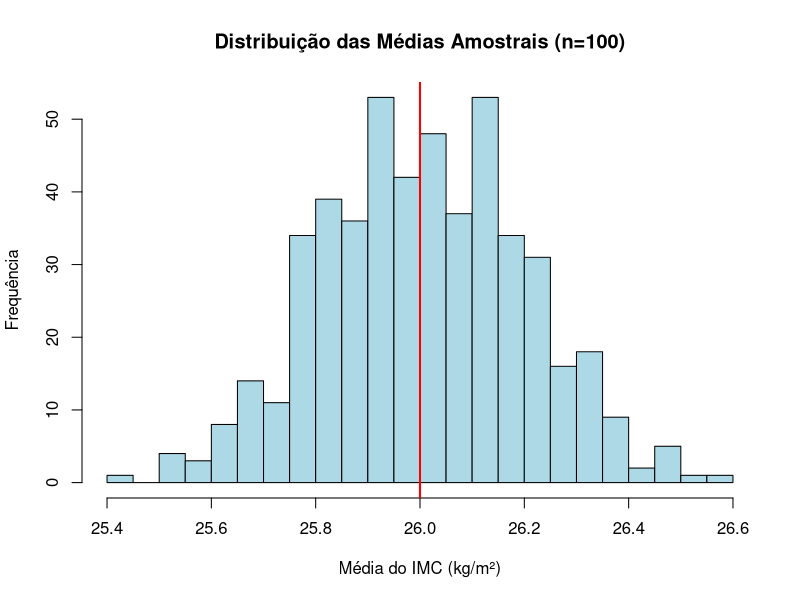
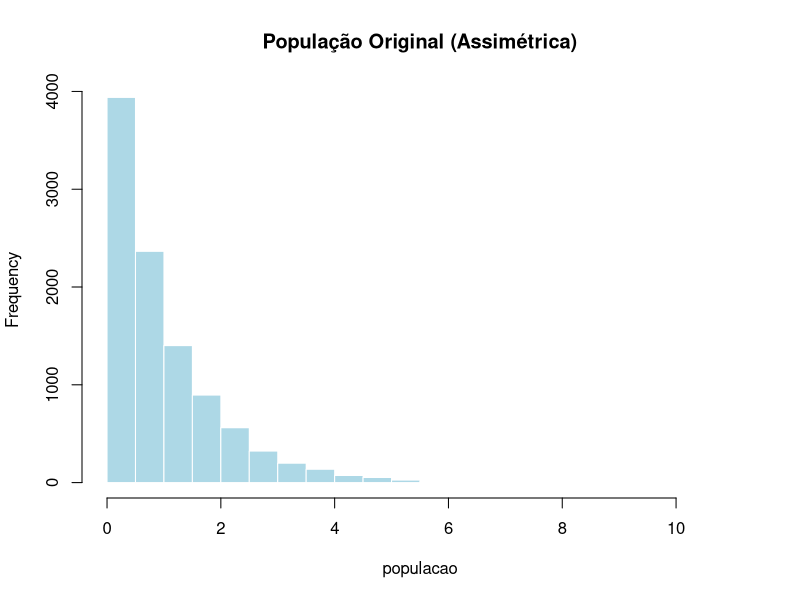
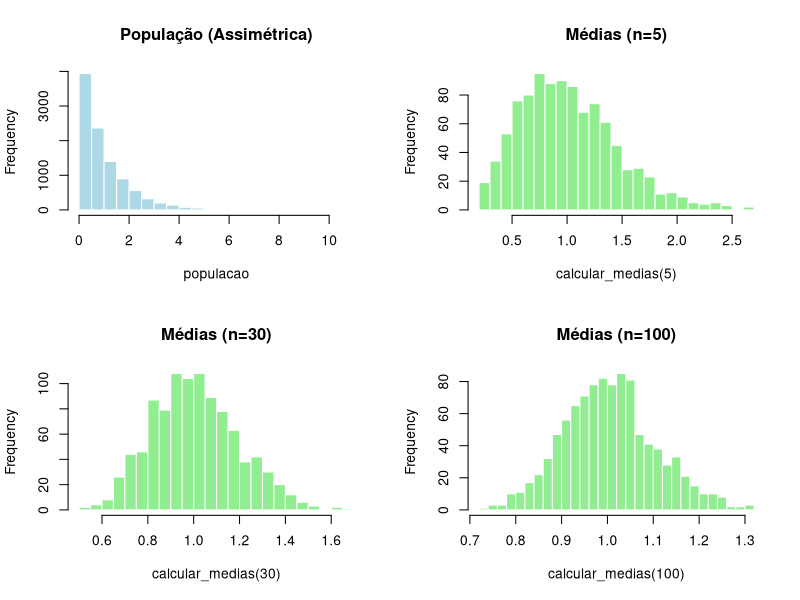
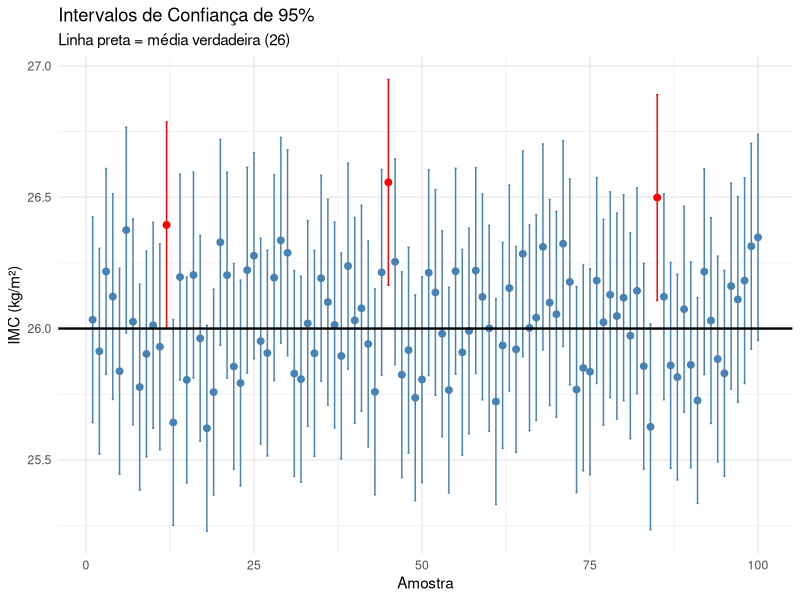
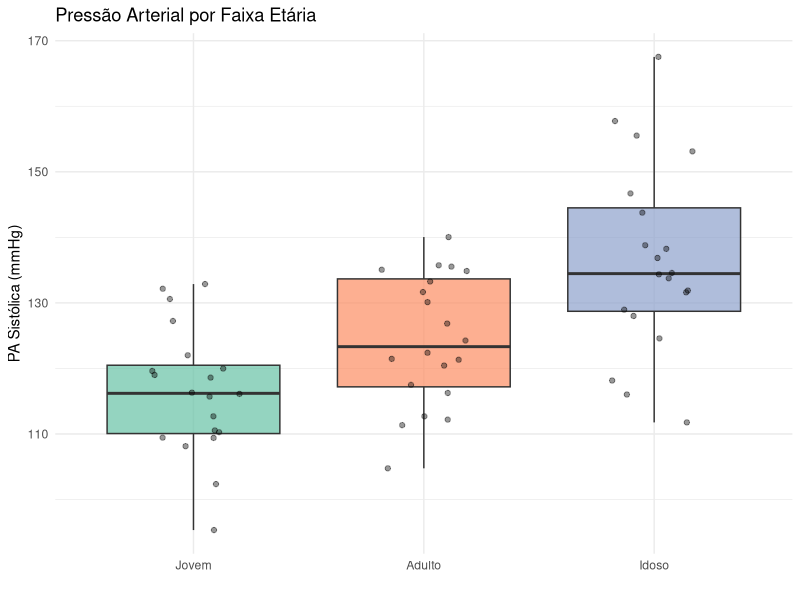

Source code (R) for these figures, in order:
# =============================================================================
# MÓDULO 3 - AULA 1: Inferência Estatística
# Atividades Complementares
# Curso: Introdução à Análise de Dados para Pesquisa no SUS
# =============================================================================
#
# ATENÇÃO: Este módulo é mais avançado que os anteriores!
# Execute o código linha por linha e leia os comentários com atenção.
# Em caso de dúvidas, consulte o gabarito ou o fórum do curso.
#
# =============================================================================


# -----------------------------------------------------------------------------
# CONFIGURAÇÃO INICIAL
# -----------------------------------------------------------------------------

# Se necessário, defina o diretório de trabalho:
# setwd("C:/caminho/para/pasta/do/curso")  # Windows
# setwd("/home/usuario/pasta/do/curso")    # Linux/Mac

# Verificar o diretório atual
getwd()


# -----------------------------------------------------------------------------
# PACOTES NECESSÁRIOS
# -----------------------------------------------------------------------------

# Se ainda não instalou, remova o # e execute:
# install.packages("tidyverse")

# Carregar o pacote
library(tidyverse)


# =============================================================================
# ATIVIDADE 1: Teorema Central do Limite (TCL)
# =============================================================================
#
# O QUE É O TCL?
# ---------------
# O Teorema Central do Limite é uma das ideias mais importantes da estatística.
# Ele diz que: se você pegar MUITAS amostras de uma população e calcular a 
# MÉDIA de cada amostra, essas médias vão formar uma distribuição normal
# (formato de sino), MESMO QUE a população original não seja normal!
#
# POR QUE ISSO IMPORTA?
# ---------------------
# Isso permite usar a distribuição normal para fazer inferências sobre
# médias populacionais, o que é a base dos testes estatísticos.
#
# =============================================================================


# -----------------------------------------------------------------------------
# O QUE É set.seed()?
# -----------------------------------------------------------------------------
# Quando usamos funções que geram números "aleatórios" (como rnorm, sample),
# o computador precisa de um ponto de partida. Esse ponto é a "semente" (seed).
#
# set.seed() fixa esse ponto de partida. Resultado:
#   - Seu histograma será igual ao do gabarito
#   - Suas estatísticas serão iguais às do gabarito
#   - Você pode reproduzir os resultados sempre que quiser
#
# IMPORTANTE: Ao executar set.seed(), nada aparece no console. Isso é normal!
# O efeito aparece nos resultados das funções que vêm DEPOIS dele.
# -----------------------------------------------------------------------------

set.seed(123456)


# -----------------------------------------------------------------------------
# PARÂMETROS DA SIMULAÇÃO
# -----------------------------------------------------------------------------

# Vamos simular uma população de pessoas e seu IMC (Índice de Massa Corporal)
# Imaginemos que CONHECEMOS os valores verdadeiros da população:

media_populacional <- 26    # A média REAL do IMC na população é 26 kg/m²
desvio_populacional <- 2    # O desvio-padrão REAL é 2 kg/m²

# Na prática, nunca conhecemos esses valores! Por isso fazemos inferência.
# Aqui vamos simular para MOSTRAR como a inferência funciona.

K <- 500   # Vamos coletar 500 amostras diferentes
n <- 100   # Cada amostra terá 100 pessoas


# -----------------------------------------------------------------------------
# SIMULAÇÃO: Coletando 500 amostras e calculando a média de cada uma
# -----------------------------------------------------------------------------

# O que esta linha faz, passo a passo:
#
# 1. rnorm(n, media_populacional, desvio_populacional)
#    → Gera n=100 valores simulando IMC de 100 pessoas
#    → Esses valores seguem uma distribuição normal com média 26 e DP 2
#
# 2. mean(...)
#    → Calcula a média desses 100 valores (média de UMA amostra)
#
# 3. replicate(K, ...)
#    → Repete esse processo K=500 vezes
#    → Resultado: um vetor com 500 médias amostrais

medias_amostrais <- replicate(K, mean(rnorm(n, media_populacional, desvio_populacional)))

# Veja as primeiras 10 médias calculadas:
head(medias_amostrais, 10)

# Note que cada média é um pouco diferente, mas todas estão PERTO de 26


# -----------------------------------------------------------------------------
# VISUALIZAÇÃO: Histograma das médias amostrais
# -----------------------------------------------------------------------------

# Vamos ver como se distribuem essas 500 médias:

hist(medias_amostrais,                              # Dados para o histograma
     col = "lightblue",                             # Cor das barras
     main = "Distribuição das Médias Amostrais (n=100)",  # Título
     xlab = "Média do IMC (kg/m²)",                 # Rótulo do eixo X
     ylab = "Frequência",                           # Rótulo do eixo Y
     breaks = 30)                                   # Número de barras

# Adicionar linha vertical na média verdadeira (26)
abline(v = media_populacional, col = "red", lwd = 2)

# OBSERVE O RESULTADO:
# → O histograma tem formato de SINO (distribuição normal!)
# → Está centralizado em torno de 26 (a média verdadeira)
# → Este é o Teorema Central do Limite em ação!


# -----------------------------------------------------------------------------
# VERIFICAÇÃO NUMÉRICA
# -----------------------------------------------------------------------------

# Qual é a média das 500 médias amostrais?
mean(medias_amostrais)
# → Deve ser muito próximo de 26 (a média populacional)

# Qual é o desvio-padrão das médias amostrais? (chamamos de ERRO PADRÃO)
sd(medias_amostrais)

# Qual é o erro padrão TEÓRICO segundo a fórmula?
# Fórmula: Erro Padrão = σ / √n = desvio_populacional / raiz quadrada de n
desvio_populacional / sqrt(n)

# → Os dois valores devem ser muito próximos!
# → Isso confirma a fórmula do erro padrão


# -----------------------------------------------------------------------------
# ATIVIDADE 1.2: O que acontece com amostras PEQUENAS?
# -----------------------------------------------------------------------------

# Agora vamos usar uma população ASSIMÉTRICA (não normal)
# para mostrar que o TCL funciona mesmo assim!

set.seed(42)

# Criar uma população com distribuição exponencial (assimétrica)
# rexp() gera números com distribuição exponencial
populacao <- rexp(10000, rate = 1)

# Veja como essa população é assimétrica:
hist(populacao, breaks = 30, main = "População Original (Assimétrica)", 
     col = "lightblue", border = "white")
# → Note que tem uma "cauda" longa para a direita


# Função para calcular médias amostrais
# Esta função:
#   1. Pega uma amostra de tamanho 'tam_amostra' da população
#   2. Calcula a média dessa amostra
#   3. Repete isso 'n_amostras' vezes

calcular_medias <- function(tam_amostra, n_amostras = 1000) {
  replicate(n_amostras, mean(sample(populacao, tam_amostra)))
}


# Vamos comparar o que acontece com diferentes tamanhos de amostra:

# par(mfrow = c(2, 2)) divide a tela em 4 partes (2 linhas x 2 colunas)
par(mfrow = c(2, 2))

# Gráfico 1: A população original (assimétrica)
hist(populacao, breaks = 30, main = "População (Assimétrica)", 
     col = "lightblue", border = "white")

# Gráfico 2: Médias de amostras com n=5 (muito pequeno)
hist(calcular_medias(5), breaks = 30, main = "Médias (n=5)", 
     col = "lightgreen", border = "white")

# Gráfico 3: Médias de amostras com n=30
hist(calcular_medias(30), breaks = 30, main = "Médias (n=30)", 
     col = "lightgreen", border = "white")

# Gráfico 4: Médias de amostras com n=100
hist(calcular_medias(100), breaks = 30, main = "Médias (n=100)", 
     col = "lightgreen", border = "white")

# Voltar para 1 gráfico por tela
par(mfrow = c(1, 1))

# OBSERVE:
# → Com n=5: ainda assimétrico
# → Com n=30: já parece mais normal
# → Com n=100: praticamente normal!
#
# CONCLUSÃO: Quanto MAIOR o tamanho da amostra, mais a distribuição
# das médias se aproxima da normal (mesmo que a população seja assimétrica)


# =============================================================================
# ATIVIDADE 2: Intervalo de Confiança (IC)
# =============================================================================
#
# O QUE É INTERVALO DE CONFIANÇA?
# --------------------------------
# É uma faixa de valores que provavelmente contém o parâmetro da população.
#
# Exemplo: "IC 95% para a média de IMC: [25.6, 26.4]"
# Isso significa que temos 95% de confiança de que a média verdadeira
# está entre 25.6 e 26.4.
#
# INTERPRETAÇÃO CORRETA:
# Se coletássemos 100 amostras diferentes e calculássemos o IC de cada uma,
# aproximadamente 95 desses ICs conteriam a média verdadeira.
#
# INTERPRETAÇÃO ERRADA:
# "Há 95% de chance da média estar no intervalo" - isso está incorreto!
#
# =============================================================================


# -----------------------------------------------------------------------------
# CÁLCULO DO IC PARA CADA AMOSTRA
# -----------------------------------------------------------------------------

# Valor crítico para IC de 95%
# qnorm(0.975) retorna o valor z onde 97.5% da distribuição normal está abaixo
# Para IC 95%, usamos z = 1.96

z_95 <- qnorm(0.975)
z_95  # Deve ser aproximadamente 1.96

# Erro padrão (já calculamos antes)
erro_padrao <- desvio_populacional / sqrt(n)
erro_padrao


# Vamos calcular o IC para cada uma das 500 amostras
# Fórmula do IC: média ± z * erro_padrão

# Criar um data frame com todas as informações:
df_ic <- tibble(
  amostra = 1:K,                                         # Número da amostra (1 a 500)
  media = medias_amostrais,                              # Média de cada amostra
  LI = media - z_95 * erro_padrao,                       # Limite Inferior do IC
  LS = media + z_95 * erro_padrao,                       # Limite Superior do IC
  contem_media = LI < media_populacional & LS > media_populacional  # O IC contém 26?
)

# Visualizar as primeiras linhas:
head(df_ic)


# -----------------------------------------------------------------------------
# VERIFICAÇÃO: Quantos ICs contêm a média verdadeira?
# -----------------------------------------------------------------------------

# Contagem: quantos TRUE (contém) e quantos FALSE (não contém)?
table(df_ic$contem_media)

# Proporção de ICs que contêm a média verdadeira:
mean(df_ic$contem_media)

# → Deve ser aproximadamente 0.95 (95%)!
# → Isso confirma a interpretação do IC de 95%


# -----------------------------------------------------------------------------
# VISUALIZAÇÃO: Gráfico dos ICs
# -----------------------------------------------------------------------------

# Vamos visualizar os primeiros 100 intervalos de confiança:

df_ic %>%
  slice(1:100) %>%                                       # Pegar apenas os 100 primeiros
  ggplot(aes(x = amostra, y = media, color = contem_media)) +
  geom_point(size = 2) +                                 # Ponto = média amostral
  geom_errorbar(aes(ymin = LI, ymax = LS), width = 0.3) + # Barras = IC
  geom_hline(yintercept = media_populacional, color = "black", linewidth = 0.8) +  # Linha = média verdadeira
  scale_color_manual(values = c("TRUE" = "steelblue", "FALSE" = "red")) +
  labs(title = "Intervalos de Confiança de 95%",
       subtitle = "Linha preta = média verdadeira (26)",
       x = "Amostra", 
       y = "IMC (kg/m²)") +
  theme_minimal() +
  theme(legend.position = "none")

# OBSERVE:
# → ICs em AZUL: contêm a média verdadeira (a linha preta passa pelo IC)
# → ICs em VERMELHO: NÃO contêm a média verdadeira
# → Aproximadamente 5% dos ICs são vermelhos - exatamente o esperado!


# =============================================================================
# ATIVIDADE 3: Teste t para Uma Amostra
# =============================================================================
#
# QUANDO USAR?
# ------------
# Quando queremos testar se a média de um grupo difere de um valor de referência.
#
# EXEMPLO:
# "A média de peso dos recém-nascidos deste hospital difere de 3200g?"
#
# ESTRUTURA DO TESTE:
# -------------------
# H0 (hipótese nula): μ = valor_referência (não há diferença)
# H1 (hipótese alternativa): μ ≠ valor_referência (há diferença)
#
# DECISÃO:
# - Se p-valor < 0.05: rejeitamos H0 → há evidência de diferença
# - Se p-valor >= 0.05: não rejeitamos H0 → não há evidência suficiente
#
# =============================================================================


# -----------------------------------------------------------------------------
# DADOS: Peso de 20 recém-nascidos
# -----------------------------------------------------------------------------

# Pesos em gramas de 20 recém-nascidos de uma maternidade:
peso_rn <- c(3265, 3260, 3245, 3484, 4146, 3323, 3649, 3200, 
             3031, 2069, 2581, 2841, 3609, 2838, 3541, 2759, 
             3248, 3314, 3101, 2834)

# Quantos bebês temos?
length(peso_rn)

# Estatísticas descritivas:
summary(peso_rn)   # Mínimo, quartis, média, mediana, máximo
sd(peso_rn)        # Desvio-padrão

# Média amostral:
mean(peso_rn)


# -----------------------------------------------------------------------------
# TESTE t: A média difere de 3200g?
# -----------------------------------------------------------------------------

# Pergunta: A média de peso dos bebês desta maternidade é diferente de 3200g?
# (3200g é um valor de referência nacional, por exemplo)

# H0: μ = 3200 (a média é igual a 3200g)
# H1: μ ≠ 3200 (a média é diferente de 3200g)

t.test(peso_rn, mu = 3200)

# COMO LER O RESULTADO:
#
# t = valor da estatística t (quanto maior em módulo, mais evidência contra H0)
# df = graus de liberdade (n - 1 = 19)
# p-value = probabilidade de observar esses dados se H0 fosse verdade
#
# Se p-value < 0.05 → Rejeitamos H0 → A média difere de 3200g
# Se p-value >= 0.05 → Não rejeitamos H0 → Não há evidência de diferença

# 95 percent confidence interval: é o IC para a média
# sample estimates: é a média amostral


# =============================================================================
# ATIVIDADE 4: Teste t para Duas Amostras
# =============================================================================
#
# QUANDO USAR?
# ------------
# Quando queremos comparar as médias de DOIS grupos independentes.
#
# EXEMPLO:
# "A média de colesterol difere entre dois métodos de medição?"
#
# ESTRUTURA:
# ----------
# H0: μ1 = μ2 (as médias são iguais)
# H1: μ1 ≠ μ2 (as médias são diferentes)
#
# =============================================================================


# -----------------------------------------------------------------------------
# DADOS: Colesterol medido por dois métodos
# -----------------------------------------------------------------------------

# Criamos uma tabela com os dados:
colesterol <- tibble(
  metodo = rep(c("AutoAnalyzer", "Microenzimatic"), each = 5),  # 5 medições de cada método
  valor = c(177, 193, 195, 209, 226,    # Valores do AutoAnalyzer
            192, 197, 200, 202, 209)     # Valores do Microenzimatic
)

# Visualizar os dados:
print(colesterol)


# -----------------------------------------------------------------------------
# ESTATÍSTICAS POR GRUPO
# -----------------------------------------------------------------------------

# Calcular n, média e desvio-padrão de cada método:
colesterol %>%
  group_by(metodo) %>%                    # Agrupar por método
  summarise(
    n = n(),                              # Contagem
    media = mean(valor),                  # Média
    dp = sd(valor)                        # Desvio-padrão
  )


# -----------------------------------------------------------------------------
# TESTE t PARA DUAS AMOSTRAS
# -----------------------------------------------------------------------------

# A fórmula valor ~ metodo significa:
# "Compare os valores entre os diferentes métodos"

t.test(valor ~ metodo, data = colesterol)

# INTERPRETAÇÃO:
# → Veja o p-valor
# → Se p < 0.05: há diferença significativa entre os métodos
# → Se p >= 0.05: não há evidência de diferença entre os métodos


# =============================================================================
# ATIVIDADE 5: ANOVA (Análise de Variância)
# =============================================================================
#
# QUANDO USAR?
# ------------
# Quando queremos comparar as médias de TRÊS ou mais grupos.
#
# Por que não usar vários testes t?
# Porque aumenta a chance de erro! A ANOVA faz tudo de uma vez.
#
# ESTRUTURA:
# ----------
# H0: μ1 = μ2 = μ3 = ... (todas as médias são iguais)
# H1: pelo menos uma média é diferente
#
# ATENÇÃO: Se a ANOVA for significativa, ela NÃO diz QUAIS grupos diferem.
# Para isso, usamos o teste de Tukey (comparações múltiplas).
#
# =============================================================================


# -----------------------------------------------------------------------------
# DADOS: Pressão arterial por faixa etária
# -----------------------------------------------------------------------------

# Fixar semente para reprodutibilidade
set.seed(123)

# Criar dados simulados de PA para 3 faixas etárias (20 pessoas cada):
dados_pa <- tibble(
  faixa_etaria = factor(
    rep(c("Jovem", "Adulto", "Idoso"), each = 20),   # Repetir cada categoria 20 vezes
    levels = c("Jovem", "Adulto", "Idoso")           # Definir ordem das categorias
  ),
  pressao = c(
    rnorm(20, mean = 115, sd = 10),   # 20 jovens: média 115, DP 10
    rnorm(20, mean = 125, sd = 12),   # 20 adultos: média 125, DP 12
    rnorm(20, mean = 135, sd = 15)    # 20 idosos: média 135, DP 15
  )
)

# Visualizar primeiras linhas:
head(dados_pa)


# -----------------------------------------------------------------------------
# ESTATÍSTICAS POR GRUPO
# -----------------------------------------------------------------------------

dados_pa %>%
  group_by(faixa_etaria) %>%
  summarise(
    n = n(),                    # Número de pessoas
    media = mean(pressao),      # Média da PA
    dp = sd(pressao)            # Desvio-padrão
  )


# -----------------------------------------------------------------------------
# VISUALIZAÇÃO: Boxplot
# -----------------------------------------------------------------------------

dados_pa %>%
  ggplot(aes(x = faixa_etaria, y = pressao, fill = faixa_etaria)) +
  geom_boxplot(alpha = 0.7, show.legend = FALSE) +           # Boxplot
  geom_jitter(width = 0.2, alpha = 0.4, show.legend = FALSE) + # Pontos individuais
  labs(title = "Pressão Arterial por Faixa Etária", 
       x = "", 
       y = "PA Sistólica (mmHg)") +
  theme_minimal() +
  scale_fill_brewer(palette = "Set2")                        # Paleta de cores


# -----------------------------------------------------------------------------
# ANOVA
# -----------------------------------------------------------------------------

# aov() = Analysis of Variance
# Fórmula: variável_resposta ~ variável_grupo

modelo_anova <- aov(pressao ~ faixa_etaria, data = dados_pa)

# Ver resultado:
summary(modelo_anova)

# COMO LER O RESULTADO:
#
# Df = graus de liberdade
# Sum Sq = soma dos quadrados
# Mean Sq = média dos quadrados
# F value = estatística F (quanto maior, mais evidência de diferença)
# Pr(>F) = p-valor
#
# Se Pr(>F) < 0.05 → Há diferença significativa entre PELO MENOS dois grupos


# -----------------------------------------------------------------------------
# TESTE DE TUKEY (Comparações Múltiplas)
# -----------------------------------------------------------------------------

# Se a ANOVA for significativa, usamos Tukey para saber QUAIS grupos diferem:

TukeyHSD(modelo_anova)

# COMO LER O RESULTADO:
#
# diff = diferença entre as médias dos grupos
# lwr = limite inferior do IC 95% para a diferença
# upr = limite superior do IC 95% para a diferença
# p adj = p-valor ajustado
#
# Se p adj < 0.05 → Esses dois grupos diferem significativamente


# =============================================================================
# ATIVIDADE 6: Teste de Proporção
# =============================================================================
#
# QUANDO USAR?
# ------------
# Quando queremos testar se uma PROPORÇÃO difere de um valor de referência.
#
# EXEMPLO:
# "A prevalência de hipertensão nesta população difere de 25%?"
#
# =============================================================================


# -----------------------------------------------------------------------------
# DADOS
# -----------------------------------------------------------------------------

# Em uma amostra de 200 adultos, 60 são hipertensos.
# Queremos testar se essa proporção difere de 25% (0.25).

# Proporção amostral:
60 / 200   # = 0.30 = 30%


# -----------------------------------------------------------------------------
# TESTE DE PROPORÇÃO
# -----------------------------------------------------------------------------

# prop.test(x, n, p)
#   x = número de "sucessos" (hipertensos)
#   n = tamanho da amostra
#   p = proporção esperada (referência)

prop.test(x = 60, n = 200, p = 0.25)

# INTERPRETAÇÃO:
# → Se p-valor < 0.05: a proporção difere significativamente de 25%
# → Se p-valor >= 0.05: não há evidência de que difira de 25%


# =============================================================================
# RESUMO: QUAL TESTE USAR?
# =============================================================================
#
# ┌─────────────────────────────────────────────────────────────────────────┐
# │ VARIÁVEL NUMÉRICA (comparar MÉDIAS)                                     │
# ├─────────────────────────────────────────────────────────────────────────┤
# │ 1 grupo vs valor de referência  →  t.test(x, mu = valor)                │
# │ 2 grupos independentes          →  t.test(y ~ grupo)                    │
# │ 3 ou mais grupos                →  aov() + TukeyHSD()                   │
# └─────────────────────────────────────────────────────────────────────────┘
#
# ┌─────────────────────────────────────────────────────────────────────────┐
# │ VARIÁVEL CATEGÓRICA (comparar PROPORÇÕES)                               │
# ├─────────────────────────────────────────────────────────────────────────┤
# │ 1 proporção vs referência       →  prop.test()                          │
# │ 2 ou mais grupos                →  chisq.test()                         │
# └─────────────────────────────────────────────────────────────────────────┘
#
# =============================================================================